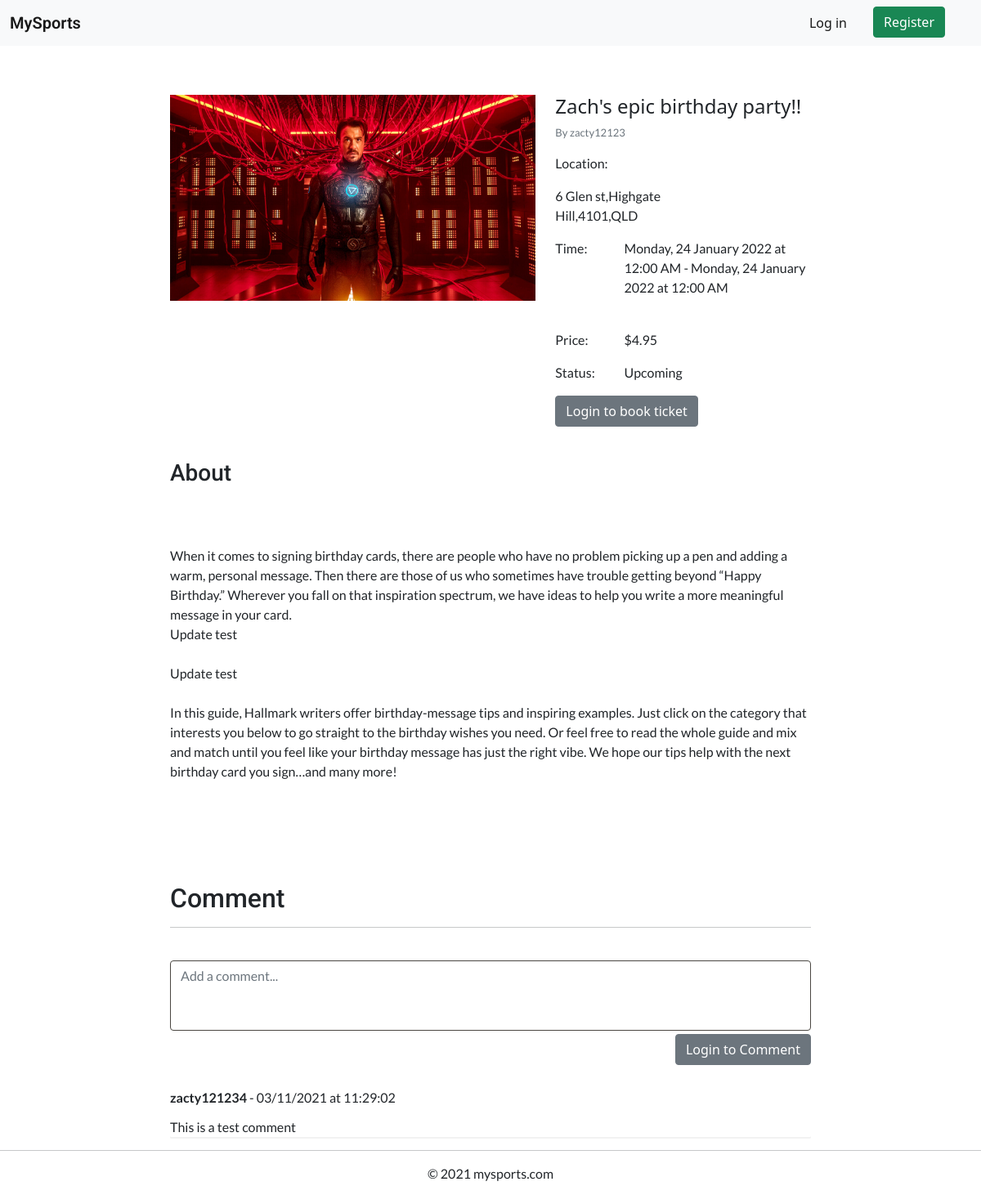
Before: /view-details/1 with the older database file.
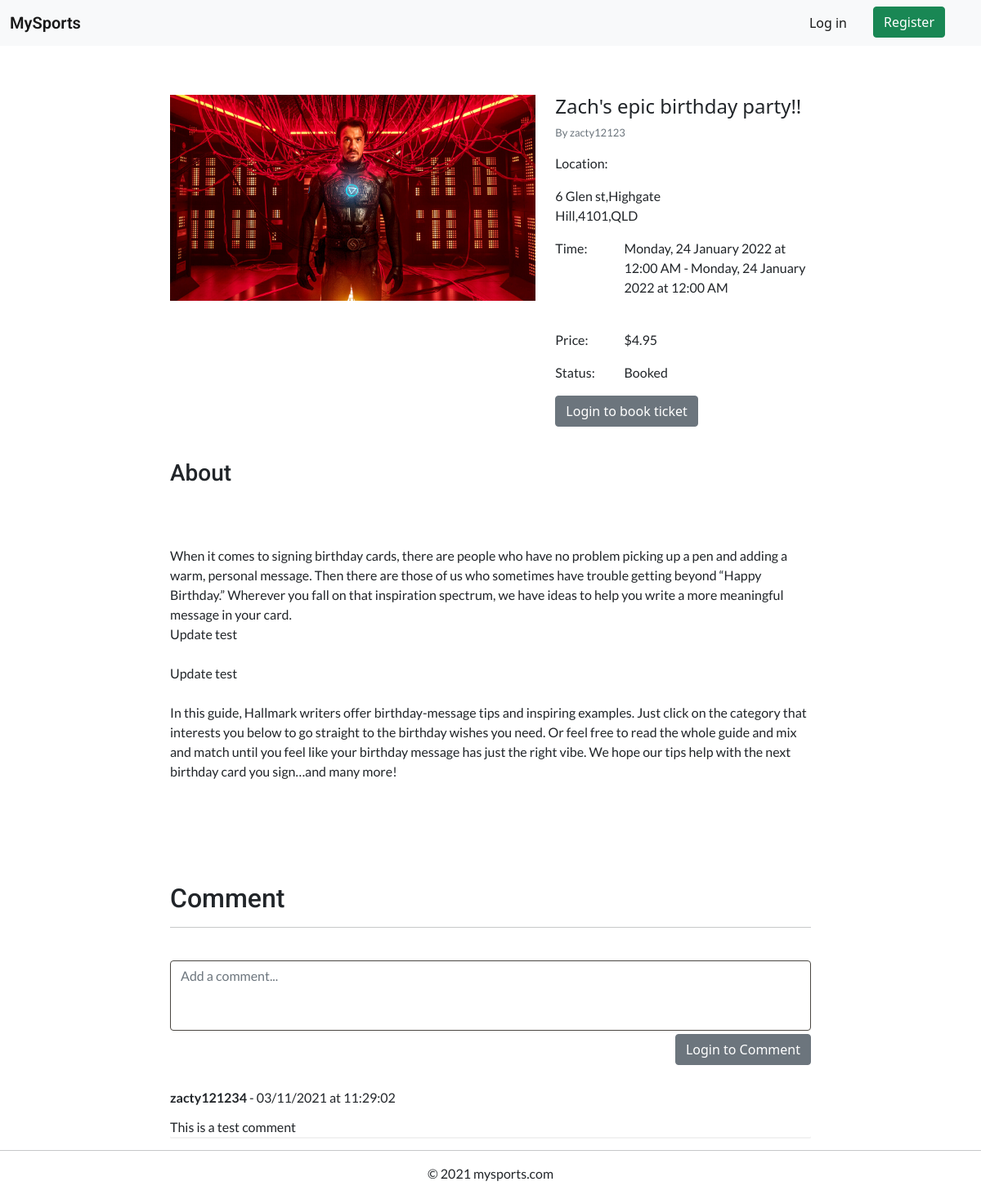
After: the same page with the newer database file.
### website/models.py (models this page shows, shortened)
class Event(db.Model):
    __tablename__ = 'events'
    event_id = db.Column(db.Integer, primary_key=True, autoincrement=True)
    title = db.Column(db.String(80))
    description = db.Column(db.String(2000))
    sport = db.Column(db.String(20))
    image = db.Column(db.String(100))
    venue = db.Column(db.String(50))
    address = db.Column(db.String(150))
    start_time = db.Column(db.DateTime())
    end_time = db.Column(db.DateTime())
    status = db.Column(db.String(15))
    tickets_total = db.Column(db.Integer())
    price = db.Column(db.Float())
    user_id = db.Column(db.Integer(), db.ForeignKey('users.user_id'))
    orders = db.relationship('Order')
    comments = db.relationship('Comment')
    @property
    def is_owner(self) -> bool:
        return (self.user == current_user)
    @property
    def user(self) -> User:
        return User.query.filter_by(user_id=self.user_id).first()
    @property
    def tickets_sold(self) -> int:
        tickets_sold = 0
        for order in self.orders:
            tickets_sold += order.ticket_quantity
        return tickets_sold
    @property
    def tickets_remaining(self) -> int:
        return self.tickets_total - self.tickets_sold
    def formatted_time(self, time:datetime):
        return '{}, {} {} {} at {}'.format(get_day(time.weekday()),
                                                time.day,
                                                get_month(time.month - 1),
                                                time.year,
                                                time.strftime("%I:%M %p"))

### website/views.py (the view, shortened to what this page needs)
@bp.route('/view-details/<event_id>', methods=['GET', 'POST'])
def view_details(event_id):
    event:Event = Event.query.filter_by(event_id=event_id).first()
    cform = CommentForm()
    oform = OrderForm()
    return render_template('view_details.html', event=event, oform=oform, cform=cform)

### website/forms.py
class CommentForm(FlaskForm):
    text = TextAreaField(label='', validators=[InputRequired(), Length(max=400)])

class OrderForm(FlaskForm):
    ticket_quantity = IntegerField(label='')

### website/models.py (called while the page is built)
def get_day(day:int):
    return days_of_week[day]

def get_month(month:int):
    return months[month]

    @property
    def user(self) -> User:
        return User.query.filter_by(user_id=self.user_id).first()

### website/templates/view_details.html (shortened to what this page needs)
{% extends "base.html" %}
{% import "bootstrap/wtf.html" as wtf %}
{% block content %}
<div class="div-3"></div>
<div class="container-fluid">
  <div class="col col-md-8 mx-auto">
    <div class="row">
      <div class="col-lg-7">
        <img class="image-centered" src="{{ url_for('.download', filename=event.image) }}">
      </div>
      <div class="col-lg-5">
        <div class="centered">
          <h4>{{ event.title }}</h4>
          <p class="mylead text-muted">By {{ event.user.username }}</p>
        </div>
        <div class="row">
          <div class="col">
            <p>Location:</p>
          </div>
          <div class="col-9">
            <p>{{ event.address }}</p>
          </div>
        </div>
        <div class="row">
          <div class="col">
            <p>Time:</p>
          </div>
          <div class="col-9">
            <p>{{ event.formatted_time(event.start_time) }} - {{ event.formatted_time(event.start_time) }}</p>
          </div>
        </div>
        <br>
        <div class="row">
          <div class="col">
            <p>Price:</p>
          </div>
          <div class="col-9">
            <p>${{ event.price }}</p>
          </div>
        </div>
        <div class="row">
          <div class="col">
            <p>Status:</p>
          </div>
          <div class="col-9">
            <p>{{ event.status }}</p>
          </div>
        </div>
        {% if not event.is_owner %}
        {% if current_user.is_authenticated %}
        <button type="button" data-bs-toggle="modal" data-bs-target="#ticketmodal"
          class="btn btn-success float-right">Book ticket</button>
        {% else %}
        <a href="{{ url_for('auth.login', next=url_for(request.endpoint, **request.view_args)) }}"
          class="btn btn-secondary">Login to book ticket</a>
        {% endif %}
        {% endif %}
      </div>
    </div>
    <div class="div-2"></div>
    <h3 class="mytitle centered">About</h3>
    <div class="div-2"></div>
    <p style="white-space: pre-line">
      {{ event.description }}
    </p>
    <div class="div-3"></div>
    <h2 class="mytitle">Comment</h2>
    <hr>
    <div class="form-group">
      <form action="" method="post">
        {{ wtf.form_field(cform.text, class='form-control', style='resize: none', rows='3',
        placeholder='Add a comment...')}}
        {% if current_user.is_authenticated %}
        <button type="submit" class="btn btn-primary float-right mt-1" type="submit">Post</button>
        {% else %}
        <a href="{{ url_for('auth.login', next=url_for(request.endpoint, **request.view_args)) }}"
          class="btn btn-secondary float-right mt-1">Login to Comment</a>
        {% endif %}
      </form>
    </div>
    <div class="div-3"></div>
    {% for comment in event.comments %}
    <div class="comment-container">
      <div class="comment-header">
        <p><strong>{{ comment.user.username }}</strong> - {{ comment.date_of_creation.strftime("%d/%m/%Y at %H:%M:%S")
          }}</p>
      </div>
      <p class="comment-text">{{ comment.text }}</p>
    </div>
    {% endfor %}
  </div>
</div>
{% endblock %}

Changed rows visible on the page:
changed Event "Zach's epic birthday party!!": status "Upcoming" → "Booked"
